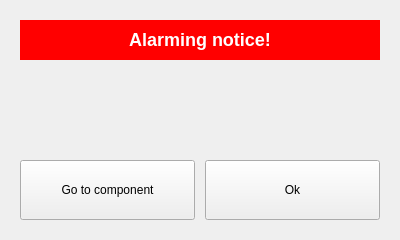
<?xml version="1.0" encoding="UTF-8"?>
<ui version="4.0">
 <class>AlarmAlert</class>
 <widget class="QWidget" name="AlarmAlert">
  <property name="geometry">
   <rect>
    <x>0</x>
    <y>0</y>
    <width>400</width>
    <height>240</height>
   </rect>
  </property>
  <property name="sizePolicy">
   <sizepolicy hsizetype="Fixed" vsizetype="Fixed">
    <horstretch>0</horstretch>
    <verstretch>0</verstretch>
   </sizepolicy>
  </property>
  <property name="minimumSize">
   <size>
    <width>400</width>
    <height>240</height>
   </size>
  </property>
  <property name="maximumSize">
   <size>
    <width>400</width>
    <height>240</height>
   </size>
  </property>
  <property name="windowTitle">
   <string>Alarm</string>
  </property>
  <property name="styleSheet">
   <string notr="true"/>
  </property>
  <widget class="QLabel" name="message">
   <property name="geometry">
    <rect>
     <x>20</x>
     <y>60</y>
     <width>360</width>
     <height>80</height>
    </rect>
   </property>
   <property name="text">
    <string/>
   </property>
   <property name="alignment">
    <set>Qt::AlignCenter</set>
   </property>
  </widget>
  <widget class="QPushButton" name="ok">
   <property name="geometry">
    <rect>
     <x>205</x>
     <y>160</y>
     <width>175</width>
     <height>60</height>
    </rect>
   </property>
   <property name="text">
    <string>Ok</string>
   </property>
  </widget>
  <widget class="QPushButton" name="goto_2">
   <property name="geometry">
    <rect>
     <x>20</x>
     <y>160</y>
     <width>175</width>
     <height>60</height>
    </rect>
   </property>
   <property name="text">
    <string>Go to component</string>
   </property>
  </widget>
  <widget class="QLabel" name="label">
   <property name="geometry">
    <rect>
     <x>20</x>
     <y>20</y>
     <width>360</width>
     <height>40</height>
    </rect>
   </property>
   <property name="styleSheet">
    <string notr="true">background-color: red;
color: white;
</string>
   </property>
   <property name="text">
    <string>&lt;h2&gt;Alarming notice!&lt;/h2&gt;</string>
   </property>
   <property name="alignment">
    <set>Qt::AlignCenter</set>
   </property>
  </widget>
 </widget>
 <resources/>
 <connections/>
</ui>
